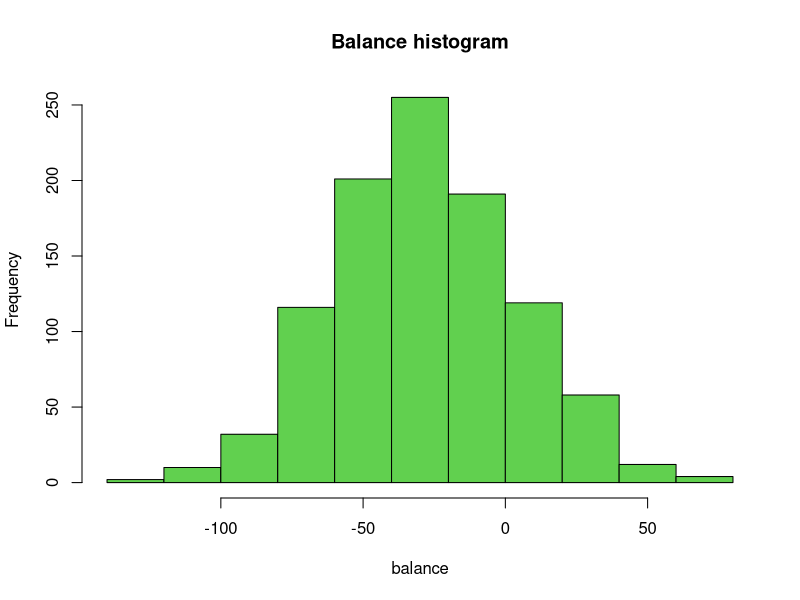

Source code (R):
## ---- chunk 1
roulette <- function(){
  n = 1000 #statymų skaičius
  a = 18/37 #tikimybe statant ant raudonos spalvos arba juodos
  b = 19/37 #tikimybe nepasirinktos statyti spalvos ir zalios
  winnings <- sum(sample(c(1,-1), size = n, replace=TRUE, prob=c(a,b)))
  return(winnings)
}
## ---- chunk 2
balance<-replicate(1000,roulette())
# is grafiko galime matyti, kad turi normaluji skirstini ir vidurkis zemiau 0 gerokai,
#o tikimybe laimeti didele suma labai maza.
hist(balance, main = "Balance histogram", col = 3)
mean(balance > 0) #tikimybė
## ---- chunk 3
quantile(balance, 0.25)
